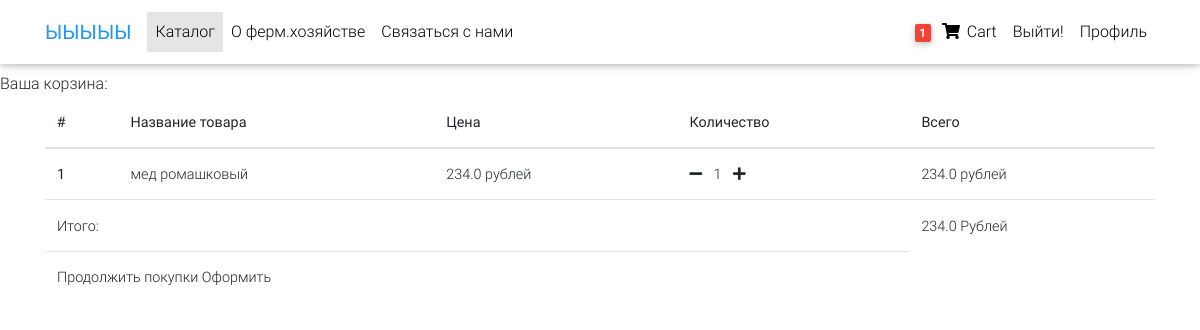
The page /order/ (signed in) on the database as committed earlier.
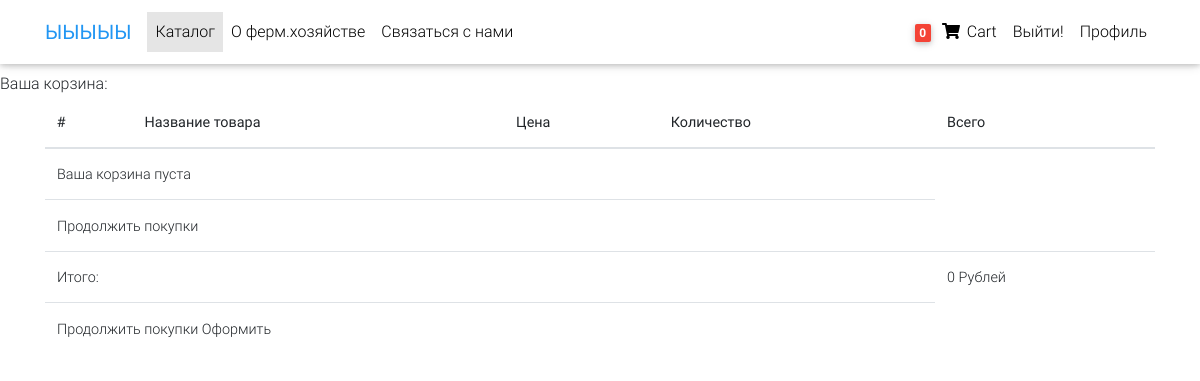
The same page on the database as committed later.
### users/models.py (models this page shows, shortened)
class Order(models.Model):
    pdf_check = models.FileField(null=True, blank=True)
    user = models.ForeignKey('auth.User', on_delete=models.CASCADE)
    is_ordered = models.BooleanField(default=False)
    ordered_date = models.DateTimeField()
    tovars = models.ManyToManyField(OrderItem)
    shipping_address = models.ForeignKey('Adress', on_delete=models.SET_NULL, blank=True, null=True)
    def get_total(self):
        total = 0
        for order_item in self.tovars.all():
            total+=order_item.get_total_item_price()
        return total

class OrderItem(models.Model):
    user = models.ForeignKey('auth.User', on_delete=models.CASCADE, blank=True,null=True)
    ordered = models.BooleanField(default=False)
    item = models.ForeignKey(Tovar, on_delete=models.CASCADE)
    quantity = models.IntegerField(default=1)
    def get_total_item_price(self):
        return self.quantity * self.item.price

class Tovar(models.Model):
    name = models.CharField(max_length=30)
    image = models.ImageField(upload_to='images')
    short_description = models.CharField(max_length=100)
    full_description = models.CharField(max_length=500)
    price = models.FloatField()
    slug = models.SlugField()
    category = models.ForeignKey(Category, on_delete=models.CASCADE)

### users/views.py (the view)
# urls.py: path('order/', OrderView.as_view(), name='order'),
class OrderView(LoginRequiredMixin, View):
    def get(self, *args, **kwargs):
        try:
            order = Order.objects.get(user=self.request.user, is_ordered=False)
            context ={'object':order}
            return render(self.request, "order.html", context)
        except ObjectDoesNotExist:
            messages.error(self.request, "У вас нет заказов!")
            return redirect("/")

### users/templatetags/cart_count_tag.py (called while the page is built)
@register.filter
def cart_item_count(user):
    if user.is_authenticated:
        qs = Order.objects.filter(user=user, is_ordered=False)
        if qs.exists():
            return qs[0].tovars.count()
    return 0

### users/templates/order.html
{% extends 'base_layout.html' %}
{% block content %}
Ваша корзина:
<div class="container">
    <table class="table">
        <thead>
            <tr>
                <th scope="col">#</th>
                <th scope="col">Название товара</th>
                <th scope="col">Цена</th>
                <th scope="col">Количество</th>
                <th scope="col">Всего</th>
            </tr>
        </thead>
        <tbody>
        {% for orderItem in object.tovars.all %}
            <tr>
                <th scope="row">{{ forloop.counter }}</th>
                <td>{{ orderItem.item.name }}</td>
                <td>{{ orderItem.item.price }} рублей</td>
                <td>
                    <a href="{% url 'remove-single-item-from-order' orderItem.item.slug %}"><i class="fas fa-minus mr-2"></i></a>
                    {{ orderItem.quantity }}
                    <a href="{% url 'add-single-item-to-order' orderItem.item.slug %}"><i class="fas fa-plus ml-2"></i></a>
                </td>
                <td>{{ orderItem.get_total_item_price }} рублей</td>
            </tr>
        {% empty %}
            <tr>
                <td colspan="5">Ваша корзина пуста</td>
            </tr>
            <tr>
                <td colspan="4">
                <a href="/">Продолжить покупки</a>
                </td>
            </tr>
        {% endfor %}
        <tr>
                <td colspan="4">Итого:</td>
                <td>{{ object.get_total }} Рублей</td>
        </tr>
        <tr>
            <td colspan="4">
                <a href="/">Продолжить покупки</a>
                <a href="/make_order/">Оформить</a>
            </td>
        </tr>
        </tbody>
    </table>
</div>
{% endblock %}

### users/templates/base_layout.html (shortened to what this page needs)
{% load static %}
<html lang="ru">
<head>
  <link rel="stylesheet" href="https://use.fontawesome.com/releases/v5.8.1/css/all.css">
  <link href="{% static 'css/bootstrap.min.css' %}" rel="stylesheet">
  <link href="{% static 'css/mdb.min.css' %}" rel="stylesheet">
  <link href="{% static 'css/style.min.css' %}" rel="stylesheet">
</head>
    {% include "navbar.html" %}
<body>
<div class="mt-5 pt-4">
    <div class="wrapper">
        {% block content %}
        {% endblock %}
    </div>
</div>
</body>
</html>

### users/templates/navbar.html (shortened to what this page needs)
{% load cart_count_tag %}
<nav class="navbar fixed-top navbar-expand-lg navbar-light white scrolling-navbar">
    <div class="container">
      <a class="navbar-brand waves-effect" href="/" >
        <strong class="blue-text">ЫЫЫЫЫ</strong>
      </a>
      <div class="collapse navbar-collapse" id="navbarSupportedContent">
        <ul class="navbar-nav mr-auto">
          <li class="nav-item active">
            <a class="nav-link waves-effect" href="/shop/catalog">Каталог
            </a>
          </li>
                {% if user.is_superuser %}
                <li class="nav-item">
                        <h3>Привет, админ!</h3>
                </li>
                <li class="nav-item">
                        <a class="nav-link waves-effect" href="/shop/create_tovar" >Добавить товар</a>
                </li>
                {% else %}
                <li class="nav-item">
                        <a class="nav-link waves-effect" href="/users/about" >О ферм.хозяйстве</a>
                </li>
                <li class="nav-item">
                        <a class="nav-link waves-effect" href="/users/contact" >Связаться с нами</a>
                </li>
                {% endif %}
        </ul>
        <ul class="navbar-nav nav-flex-icons">
                {% if request.user.is_authenticated %}
                <li class="nav-item">
                        <a class="nav-link waves-effect" href="/order">
                        <span class="badge red z-depth-1 mr-1"> {{ request.user|cart_item_count }} </span>
                                <i class="fas fa-shopping-cart"></i>
                        <span class="clearfix d-none d-sm-inline-block"> Cart </span>
                        </a>
                </li>
                <li class="nav-item">
                        <a class="nav-link waves-effect" href="/custom_logout" >Выйти!</a>
                </li>
                <li class="nav-item">
                        <a class="nav-link waves-effect" href="/users/profile" >Профиль</a>
                </li>
                {% endif %}
        </ul>
      </div>
    </div>
  </nav>

### users/templates/base_layout.html (style rules this page uses)
html, body, header, .carousel { height: 60vh; }

Rows that differ between the two databases and show on the page:
removed OrderItem: item.name "мед ромашковый", item.price "234.0", quantity "1", get_total_item_price "234.0"
changed Order: get_total "234.0" → "0"
Other text that changed with them:
{{ request.user|cart_item_count }}: "1" → "0"
text now shown: "Ваша корзина пуста Продолжить покупки"
